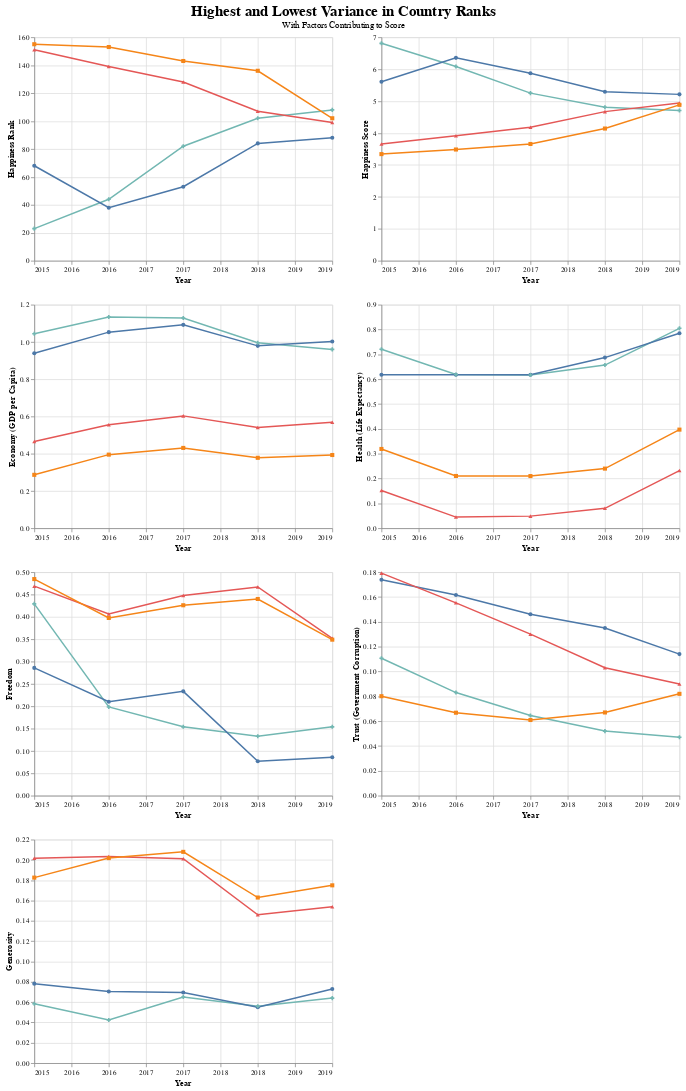

Notebook code for this chart:
### Markdown cell above
This chart shows us the drastic comparison between the amount GDP contributes to a countries happiness score for the most happy and least happy countries. Remember, a countries GDP score is calculated from the countries self ranked happiness score, and is the how much the researchers think that the GDP column contributes to the happiness score. This visualization makes sense if we look back at the data wrangling section and see the low overall happiness scores for the least happy countries seen here. Since the unhappy countries overall happiness scores are lower, it makes sense that their GDP contribution to that score would also be much lower.

### Code cell
Vpoints = alt.Chart(Venezuela).mark_line().encode(
    x=alt.X('Year:Q', 
     scale=alt.Scale(domain=[2015,2019]),
     axis=alt.Axis(format=".4")),
    y=alt.Y(alt.repeat(),
     type='quantitative',
     scale=alt.Scale()),
     color='Country',
     shape=alt.Shape('Country', legend=None)
).repeat(repeat=["Happiness Rank",
                "Happiness Score",
                 "Economy (GDP per Capita)",
                 "Health (Life Expectancy)",
                 "Freedom",
                 "Trust (Government Corruption)",
                 "Generosity"],
     columns=2
).properties(
     title={
          "text":"Highest and Lowest Variance in Country Ranks",
          "subtitle":"With Factors Contributing to Score"}
).configure_title(fontSize=20,
                  offset=5,
                  orient='top',
                  anchor='middle')

Vpoints

### Figure 1 — Vega-Lite specification as saved in the notebook (floating-point values rounded to 4 significant figures)
{"config": {"view": {"continuousWidth": 400, "continuousHeight": 300}, "title": {"anchor": "middle", "fontSize": 20, "offset": 5, "orient": "top"}}, "repeat": ["Happiness Rank", "Happiness Score", "Economy (GDP per Capita)", "Health (Life Expectancy)", "Freedom", "Trust (Government Corruption)", "Generosity"], "spec": {"data": {"name": "data-8bfdd7df8b98bfdf7efb9f68d3dbadd2"}, "mark": "line", "encoding": {"color": {"type": "nominal", "field": "Country"}, "shape": {"type": "nominal", "field": "Country", "legend": null}, "x": {"type": "quantitative", "axis": {"format": ".4"}, "field": "Year", "scale": {"domain": [2015, 2019]}}, "y": {"type": "quantitative", "field": {"repeat": "repeat"}, "scale": {}}}}, "columns": 2, "title": {"text": "Highest and Lowest Variance in Country Ranks", "subtitle": "With Factors Contributing to Score"}, "$schema": "https://vega.github.io/schema/vega-lite/v4.8.1.json", "datasets": {"data-8bfdd7df8b98bfdf7efb9f68d3dbadd2": [{"Country": "Venezuela", "Happiness Rank": 23, "Happiness Score": 6.81, "Economy (GDP per Capita)": 1.044, "Family": 1.256, "Health (Life Expectancy)": 0.7205, "Freedom": 0.4291, "Trust (Government Corruption)": 0.1107, "Generosity": 0.05841, "Dystopia Residual": 3.191, "Year": 2015, "Social support": null}, {"Country": "Algeria", "Happiness Rank": 68, "Happiness Score": 5.605, "Economy (GDP per Capita)": 0.9393, "Family": 1.078, "Health (Life Expectancy)": 0.6177, "Freedom": 0.2858, "Trust (Government Corruption)": 0.1738, "Generosity": 0.07822, "Dystopia Residual": 2.432, "Year": 2015, "Social support": null}, {"Country": "Ivory Coast", "Happiness Rank": 151, "Happiness Score": 3.655, "Economy (GDP per Capita)": 0.4653, "Family": 0.7712, "Health (Life Expectancy)": 0.1519, "Freedom": 0.4687, "Trust (Government Corruption)": 0.1792, "Generosity": 0.2016, "Dystopia Residual": 1.417, "Year": 2015, "Social support": null}, {"Country": "Benin", "Happiness Rank": 155, "Happiness Score": 3.34, "Economy (GDP per Capita)": 0.2867, "Family": 0.3539, "Health (Life Expectancy)": 0.3191, "Freedom": 0.4845, "Trust (Government Corruption)": 0.0801, "Generosity": 0.1826, "Dystopia Residual": 1.633, "Year": 2015, "Social support": null}, {"Country": "Algeria", "Happiness Rank": 38, "Happiness Score": 6.355, "Economy (GDP per Capita)": 1.053, "Family": 0.8331, "Health (Life Expectancy)": 0.618, "Freedom": 0.2101, "Trust (Government Corruption)": 0.1616, "Generosity": 0.07044, "Dystopia Residual": 3.409, "Year": 2016, "Social support": null}, {"Country": "Venezuela", "Happiness Rank": 44, "Happiness Score": 6.084, "Economy (GDP per Capita)": 1.134, "Family": 1.033, "Health (Life Expectancy)": 0.619, "Freedom": 0.1985, "Trust (Government Corruption)": 0.08304, "Generosity": 0.0425, "Dystopia Residual": 2.975, "Year": 2016, "Social support": null}, {"Country": "Ivory Coast", "Happiness Rank": 139, "Happiness Score": 3.916, "Economy (GDP per Capita)": 0.5551, "Family": 0.5758, "Health (Life Expectancy)": 0.04476, "Freedom": 0.4066, "Trust (Government Corruption)": 0.1553, "Generosity": 0.2034, "Dystopia Residual": 1.975, "Year": 2016, "Social support": null}, {"Country": "Benin", "Happiness Rank": 153, "Happiness Score": 3.484, "Economy (GDP per Capita)": 0.395, "Family": 0.1042, "Health (Life Expectancy)": 0.2103, "Freedom": 0.3975, "Trust (Government Corruption)": 0.06681, "Generosity": 0.2018, "Dystopia Residual": 2.108, "Year": 2016, "Social support": null}, {"Country": "Algeria", "Happiness Rank": 53, "Happiness Score": 5.872, "Economy (GDP per Capita)": 1.092, "Family": 1.146, "Health (Life Expectancy)": 0.6176, "Freedom": 0.2333, "Trust (Government Corruption)": 0.1461, "Generosity": 0.06944, "Dystopia Residual": 2.568, "Year": 2017, "Social support": null}, {"Country": "Venezuela", "Happiness Rank": 82, "Happiness Score": 5.25, "Economy (GDP per Capita)": 1.128, "Family": 1.431, "Health (Life Expectancy)": 0.6171, "Freedom": 0.154, "Trust (Government Corruption)": 0.06449, "Generosity": 0.06502, "Dystopia Residual": 1.789, "Year": 2017, "Social support": null}, {"Country": "Ivory Coast", "Happiness Rank": 128, "Happiness Score": 4.18, "Economy (GDP per Capita)": 0.603, "Family": 0.9048, "Health (Life Expectancy)": 0.04864, "Freedom": 0.4477, "Trust (Government Corruption)": 0.1301, "Generosity": 0.2012, "Dystopia Residual": 1.845, "Year": 2017, "Social support": null}, {"Country": "Benin", "Happiness Rank": 143, "Happiness Score": 3.657, "Economy (GDP per Capita)": 0.4311, "Family": 0.4353, "Health (Life Expectancy)": 0.2099, "Freedom": 0.426, "Trust (Government Corruption)": 0.06093, "Generosity": 0.2079, "Dystopia Residual": 1.886, "Year": 2017, "Social support": null}, {"Country": "Algeria", "Happiness Rank": 84, "Happiness Score": 5.295, "Economy (GDP per Capita)": 0.979, "Family": null, "Health (Life Expectancy)": 0.687, "Freedom": 0.077, "Trust (Government Corruption)": 0.135, "Generosity": 0.055, "Dystopia Residual": null, "Year": 2018, "Social support": null}, {"Country": "Venezuela", "Happiness Rank": 102, "Happiness Score": 4.806, "Economy (GDP per Capita)": 0.996, "Family": null, "Health (Life Expectancy)": 0.657, "Freedom": 0.133, "Trust (Government Corruption)": 0.052, "Generosity": 0.056, "Dystopia Residual": null, "Year": 2018, "Social support": null}, {"Country": "Ivory Coast", "Happiness Rank": 107, "Happiness Score": 4.671, "Economy (GDP per Capita)": 0.541, "Family": null, "Health (Life Expectancy)": 0.08, "Freedom": 0.467, "Trust (Government Corruption)": 0.103, "Generosity": 0.146, "Dystopia Residual": null, "Year": 2018, "Social support": null}, {"Country": "Benin", "Happiness Rank": 136, "Happiness Score": 4.141, "Economy (GDP per Capita)": 0.378, "Family": null, "Health (Life Expectancy)": 0.24, "Freedom": 0.44, "Trust (Government Corruption)": 0.067, "Generosity": 0.163, "Dystopia Residual": null, "Year": 2018, "Social support": null}, {"Country": "Algeria", "Happiness Rank": 88, "Happiness Score": 5.211, "Economy (GDP per Capita)": 1.002, "Family": null, "Health (Life Expectancy)": 0.785, "Freedom": 0.086, "Trust (Government Corruption)": 0.114, "Generosity": 0.073, "Dystopia Residual": null, "Year": 2019, "Social support": 1.16}, {"Country": "Ivory Coast", "Happiness Rank": 99, "Happiness Score": 4.944, "Economy (GDP per Capita)": 0.569, "Family": null, "Health (Life Expectancy)": 0.232, "Freedom": 0.352, "Trust (Government Corruption)": 0.09, "Generosity": 0.154, "Dystopia Residual": null, "Year": 2019, "Social support": 0.808}, {"Country": "Benin", "Happiness Rank": 102, "Happiness Score": 4.883, "Economy (GDP per Capita)": 0.393, "Family": null, "Health (Life Expectancy)": 0.397, "Freedom": 0.349, "Trust (Government Corruption)": 0.082, "Generosity": 0.175, "Dystopia Residual": null, "Year": 2019, "Social support": 0.437}, {"Country": "Venezuela", "Happiness Rank": 108, "Happiness Score": 4.707, "Economy (GDP per Capita)": 0.96, "Family": null, "Health (Life Expectancy)": 0.805, "Freedom": 0.154, "Trust (Government Corruption)": 0.047, "Generosity": 0.064, "Dystopia Residual": null, "Year": 2019, "Social support": 1.427}]}}
